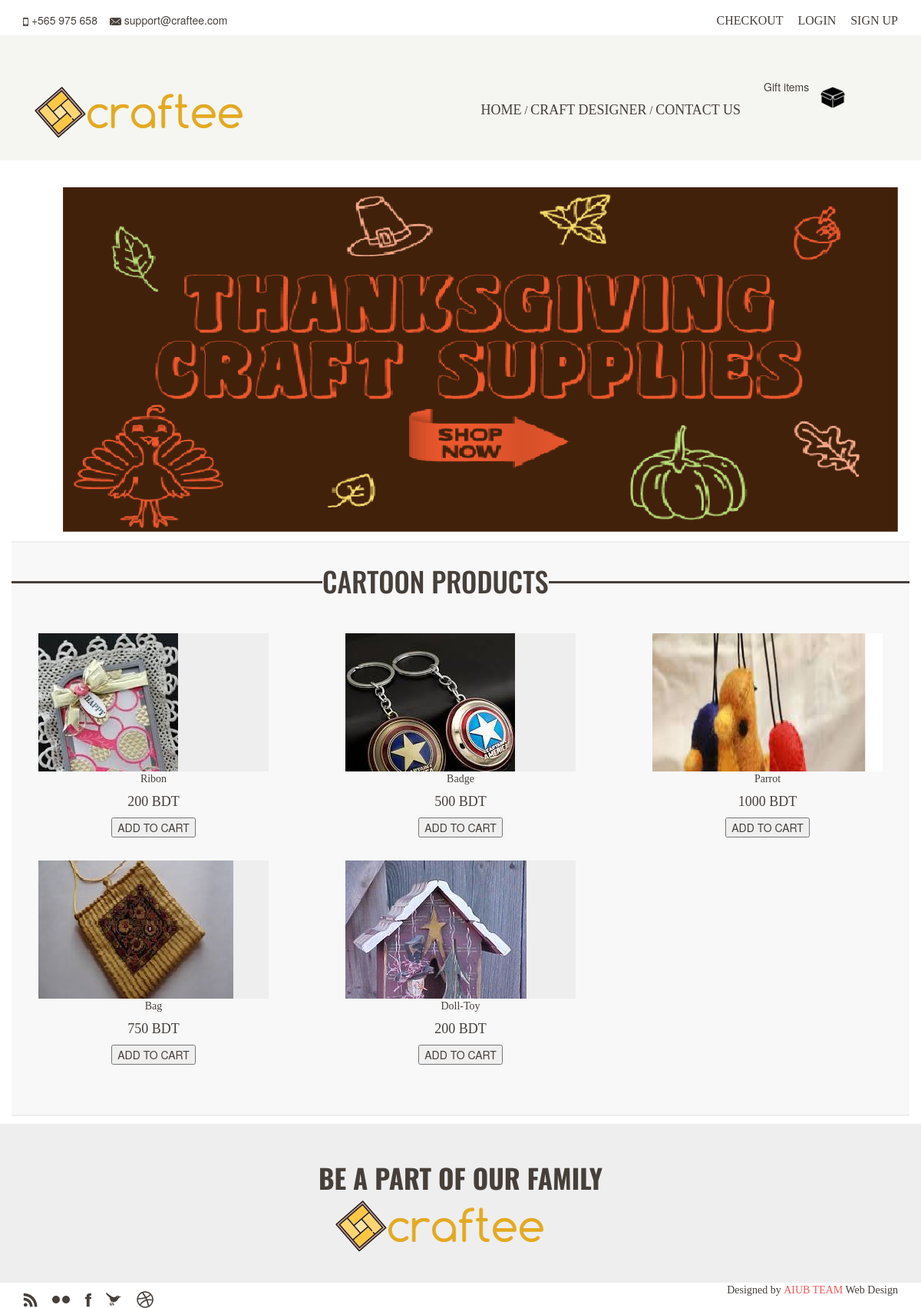
The page / on the database its author committed.
### tables this page shows
CREATE TABLE IF NOT EXISTS `tbl_product` (
`id` int(11) NOT NULL,
  `name` varchar(100) NOT NULL,
  `description` varchar(500) NOT NULL,
  `categoryId` int(11) NOT NULL,
  `price` double NOT NULL,
  `unitAvailable` int(11) NOT NULL
);

### index.php (called while the page is built, shortened)
<?php
require 'models/productClass.php';
$proObj=new ProductClass();
$products=$proObj->getAllProduct();
require 'views/index.view.php';

### models/model.php (called while the page is built, shortened)
<?php
class Model
{
	private $username='root';
	private $password='';
	private $database='craftee_db';
	private $servername='localhost';
	function __construct()
	{
		try {
		    $this->db = new PDO("mysql:host=$this->servername;dbname=$this->database", $this->username, $this->password);
		    }
		catch(PDOException $e)
		    {
		    echo "Connection failed: " . $e->getMessage();
		    }
	}
}

### models/productClass.php (called while the page is built, shortened)
<?php
require_once 'model.php';
class ProductClass extends Model
{
	public function getAllProduct()
	{
		try{
			$stmt=$this->db->prepare("SELECT id, name, description, price, unitAvailable FROM tbl_product");
			$stmt->execute();
		 	$stmt->setFetchMode(PDO::FETCH_ASSOC);
		 	$result=$stmt->fetchAll();
		 	return $result;
		 	}
		 	catch(Exception $e){
		 		echo $e->getMessage();
		 	}
	}
}

### views/index.view.php (the view, shortened to what this page needs)
<?php require 'statics/header.view.php'; ?>
<div class="slider_wrapper container-fluid clear">
    <div class="row">
        <div class="col-md-12">
	         <img src="resource/img/cover.png" class="img-responsive" alt="Slider">
        </div>
    </div>
</div>
<div class="portfolio_three_wrapper back_ash container clear">
    <div class="portfolio_three">
        <div class="row">
            <div class="heading_ash col-md-12">
                <h1>CARTOON PRODUCTS</h1>
            </div>
        </div>
        <div class="row">
        <?php
            foreach ($products as $product)
            {
        ?>
                <div class="col-md-4 three_wrapper">
                    <div class="three_img">
                        <img src="resource/upload/<?=$product['id']; ?>.jpg" alt="Image">
                    </div>
                     <div class="three">
                        <p><?=$product['name']; ?></p>
                        <h4><?=$product['price']." ";?>BDT</h4>
                        <button value="<?=$product['id']; ?>" onClick="addProduct(this)">ADD TO CART</button>
                    </div>
                </div>
        <?php
            }
        ?>
        </div>
    </div>
</div>
<?php require'statics/footer.view.php'; ?>

### views/statics/header.view.php (shortened to what this page needs)
<!DOCTYPE html>
<html lang="en">
    <head>
        <link rel="stylesheet" href="resource/css/bootstrap.css" type="text/css">
        <link rel="stylesheet" href="resource/css/style.css" type="text/css">
    </head>
	<body onload="displayCart()">
		<div class="topbar_wrapper container-fluid clear">
            <div class="topbar container">
                <div class="row">
                    <div class="col-md-6">
                        <div class="contact pull-left">
                            <div class="phone pull-left">
                                <p>
                                    <img src="resource/img/phone_icon.png" alt="Phone">
                                    <span>+565 975 658</span>
                                </p>
                            </div>
                            <div class="email pull-left">
                                <p>
                                    <img src="resource/img/email_icon.png" alt="Email">
                                    <span>support@craftee.com</span>
                                </p>
                            </div>
                        </div>
                    </div>
                    <div class="col-md-6">
                        <div class="top_menu pull-right">
                            <ul>
                                <?php
                                    if(isset($_SESSION['userName'])){
                                        echo "
                                        <li><a href='home.php'>MY ACCOUNT</a></li>
                                        <li><a href='cart.php'>CHECKOUT</a></li>
                                        <li><a href='logout.php'>LOGOUT</a></li>
                                        ";
                                    }
                                    else{
                                        echo "
                                            <li><a href='cart.php'>CHECKOUT</a></li>
                                            <li><a href='login.php'>LOGIN</a></li>
                                            <li><a href='register.php'>SIGN UP</a></li>
                                            ";
                                        } ?>
                            </ul>
                        </div>
                    </div>
                </div>
            </div>
        </div>
		 <div class="header_wrapper container-fluid clear">
            <div class="header container">
                <div class="col-md-4">
                    <div class="logo">
                        <div class="logo_icon pull-left">
                            <img src="resource/img/logo.png" alt="Logo">
                        </div>
                    </div>
                </div>
                <div class="col-md-6">
                    <div class="navigation pull-right">
                        <ul>
                            <li><a href="index.php">HOME</a></li>
                            <li class="slash">/</li>
                            <li><a href="custom-order.php">CRAFT DESIGNER</a></li>
                            <li class="slash">/</li>
                            <li><a href="#">CONTACT US</a></li>
                        </ul>
                    </div>
                </div>
                <div class="col-md-2">
    				<div class="cart">
                        <div class="cart_text pull-left">
                            <p>Gift items</p>
                        </div>
                        <div class="cart_icon pull-left">
                            <img src="resource/img/cart_icon.png" alt="Cart">
                        </div>
                    </div>
                </div>
            </div>
        </div>

### views/statics/footer.view.php
<div class="footer_top_wrapper container-fluid clear">
        <div class="footer_top container">
            <h1>BE A PART OF OUR FAMILY </h1>
            <img src="resource/img/logo.png" alt="Logo">
        </div>
    </div>
    <div class="footer_bottom_wrapper container-fluid clear">
        <div class="footer_bottom container">
            <div class="social pull-left">
                <ul>
                    <li><a href="#"><img src="resource/img/social_icon_rss.png" alt="Socail"></a></li>
                    <li><a href="#"><img src="resource/img/social_icon_flicker.png" alt="Socail"></a></li>
                    <li><a href="#"><img src="resource/img/social_icon_fb.png" alt="Socail"></a></li>
                    <li><a href="#"><img src="resource/img/social_icon_twitter.png" alt="Socail"></a></li>
                    <li><a href="#"><img src="resource/img/social_icon_dribble.png" alt="Socail"></a></li>
                </ul>
            </div>
            <div class="copyright pull-right">
                <p>Designed by <a href="#">AIUB TEAM</a> Web Design</p>
            </div>
        </div>
    </div>
</body>

### resource/css/style.css (style rules this page uses)
html,body { color: #463f3a; }
.pull-left { float: left; }
.pull-right { float: right; }
.clear { overflow: hidden; }
.phone { margin-right: 15px; }
.phone > p > img { width: 7px; }
.phone > p > span { font-size: 14px; }
.email > p > span { font-size: 14px; }
.topbar { padding-top: 16px; }
.top_menu > ul { margin: 0; padding: 0; list-style: none; }
.top_menu > ul > li { display: inline-block; margin-left: 15px; }
.top_menu > ul > li > a { text-decoration: none; color: #463f3a; font-size: 16px; font-family: m500; }
.header_wrapper { background-color: #f5f6f1; margin-bottom: 35px; padding: 20px 0 29px; }
.logo { padding-top: 40px; margin-right: 215px; }
.logo_icon > img { padding-right:25px; padding-top: 7px; }
.navigation { padding-top: 65px; }
.navigation > ul { margin: 0; padding: 0; list-style: none; }
.navigation > ul > li { display: inline-block; margin-left: 0px; }
.navigation > ul > li > a { text-decoration: none; color: #463f3a; font-size: 18px; font-family: m500; }
.cart { padding-top: 40px; }
.cart_text > p { line-height: 1; }
.cart_icon > img { padding-left: 15px; padding-top: 7px; width: 47px; }
.heading_ash { background: url("../images/heading_thick_icon.png"); font-family: 'Oswald', sans-serif; position: relative; height: 3px; line-height: 3px; margin-bottom: 50px; }
.heading_ash > h1 { position: absolute; background-color: #f8f8f8; padding: 0px; left: 35%; top: -40px; }
.back_ash { background: #f8f8f8; }
.portfolio_three_wrapper { padding: 50px 0; border-top: 2px solid #eee; border-bottom: 2px solid #eee; }
.three_wrapper { padding-top:15px; padding-bottom:15px; margin-right: 0px; }
.three_wrapper > .three_img> img { max-width: 100%; }
.three_img { margin:auto; overflow:hidden; width:300px; height:180px; background:#eee; }
.three_wrapper >.three { text-align:center; }
.three_wrapper >.three > p { font-family: m300; }
.three_wrapper >.three > h4 { font-family: m500; }
.footer_top_wrapper { margin-top:10px; background:#eee; padding: 40px 0; }
.footer_top { text-align: center; }
.footer_top > h1 { font-family: "Oswald", sans-serif; margin: 0; font-weight: bold; font-size: 35px; line-height: 60px; }
.social { padding-top: 10px; }
.social > ul { list-style: none; margin: 0; padding: 0; }
.social > ul > li { display: inline-block; margin-right: 15px; }
.copyright > p { font-size: 14px; font-family: m300; }
.copyright > p > a { text-decoration: none; color: #f55856; font-family: m500; }

### rows shown on the page
tbl_product: shows a picture, name "Ribon", price "200", $product['id'] 1 (drawn)
tbl_product: shows a picture, name "Badge", price "500", $product['id'] 8 (drawn)
tbl_product: shows a picture, name "Parrot", price "1000", $product['id'] 9 (drawn)
tbl_product: shows a picture, name "Bag", price "750", $product['id'] 10 (drawn)
tbl_product: shows a picture, name "Doll-Toy", price "200", $product['id'] 11 (drawn)
